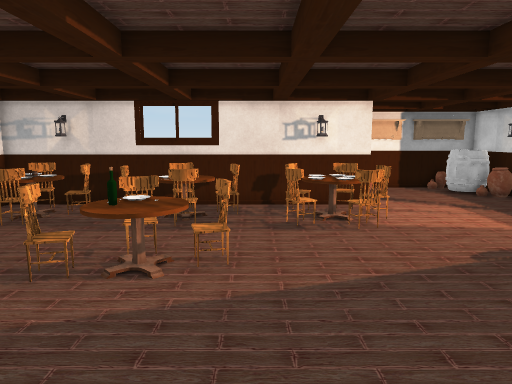
view 1 (above)

21 first-person views from a walk through a Unity game level. The camera is 1.4 m above the floor, tilts 8° down and sees 70° across. The floor is counted in squares, 0.5 m on a side. Each view is taken from the middle of a square. On the plan, view 1 faces up. The plan holds only what a view shows up to about 20 squares ahead; the rest is blank. Some surface patterns are stand-ins.

view 2
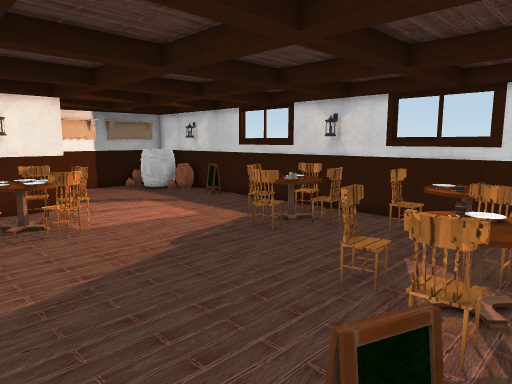

view 3
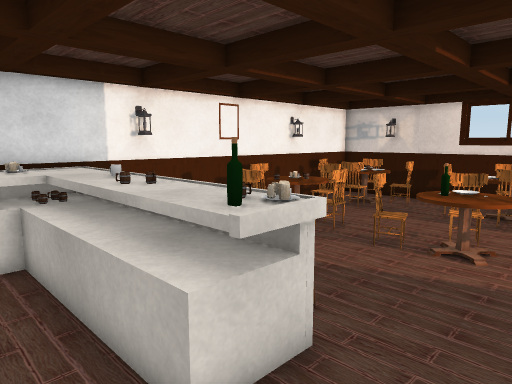

view 4
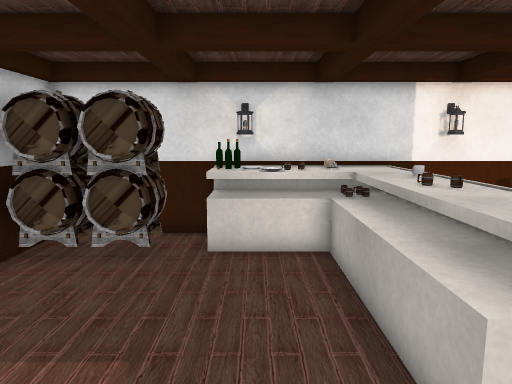

view 5
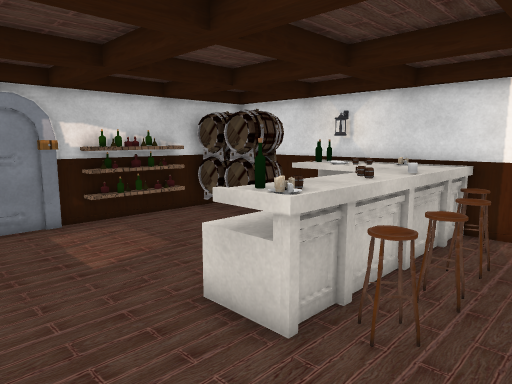

view 6
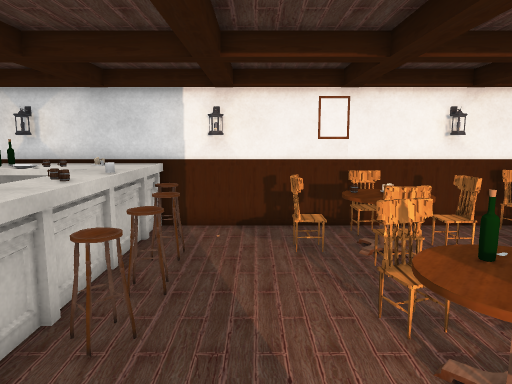

view 7
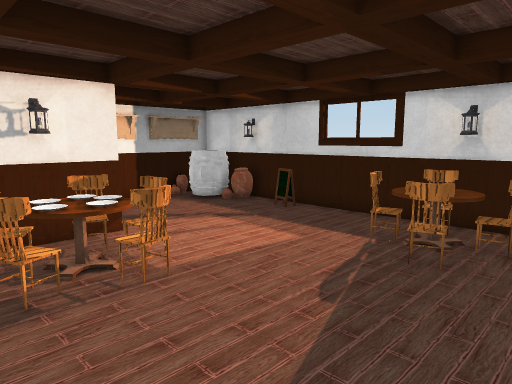

view 8
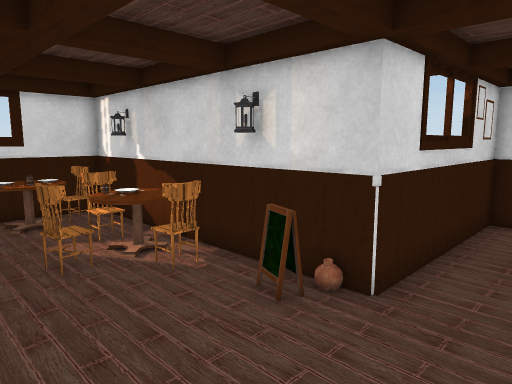

view 9
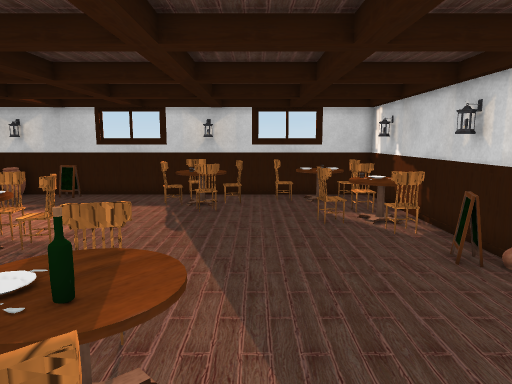

view 10
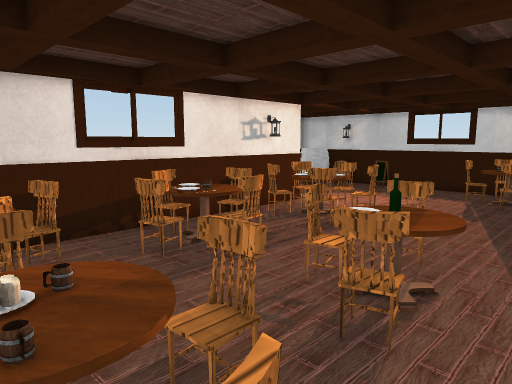

view 11
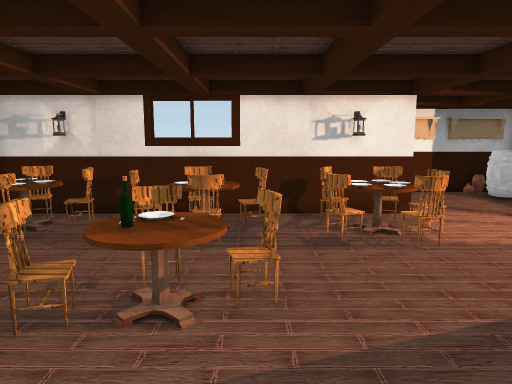

view 12
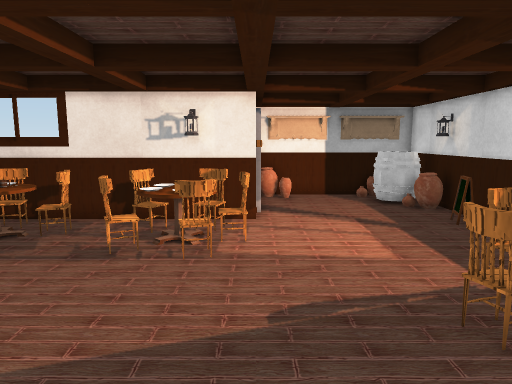

view 13
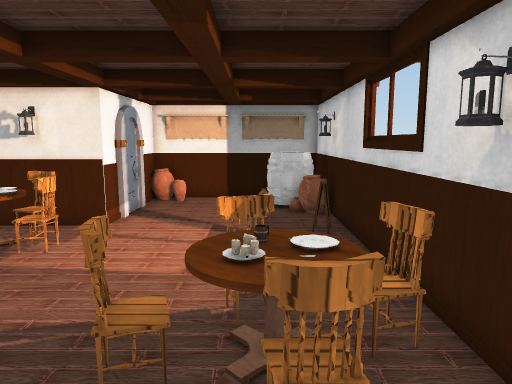

view 14
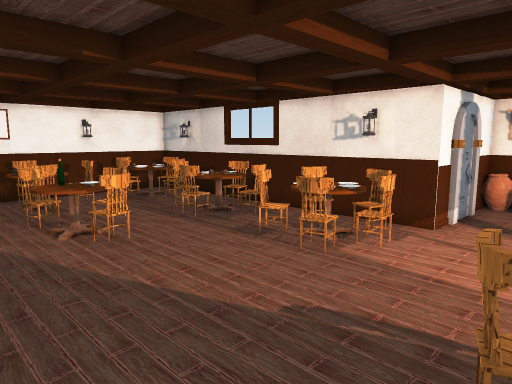

view 15
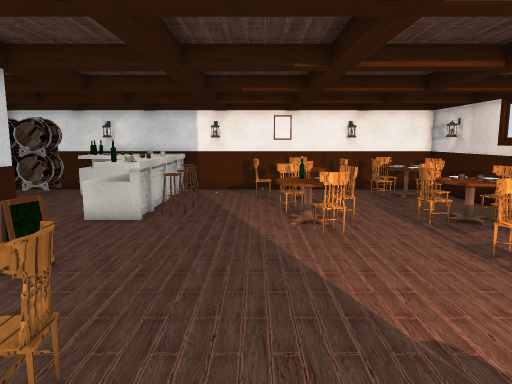

view 16
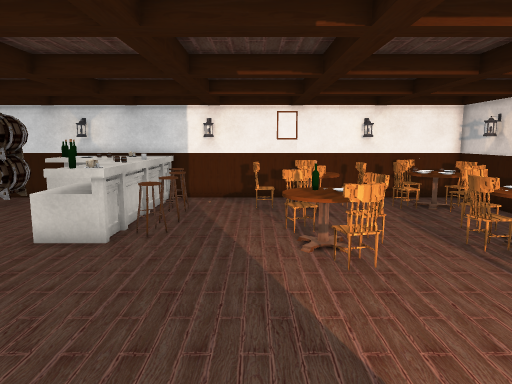

view 17
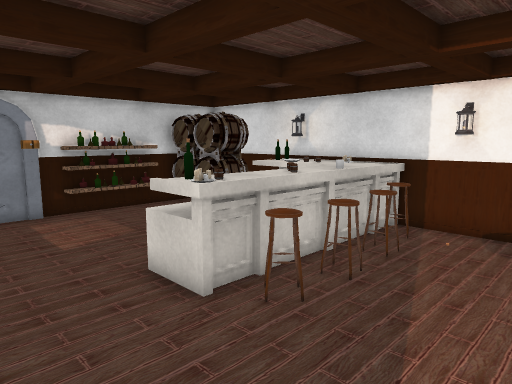

view 18
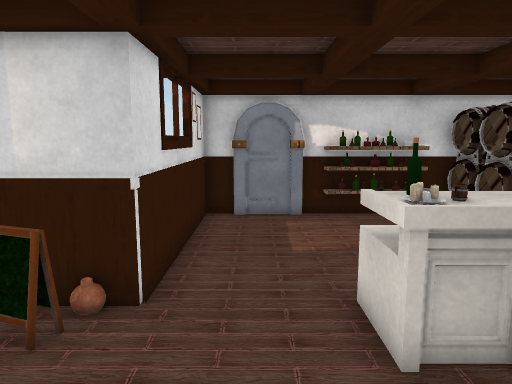

view 19
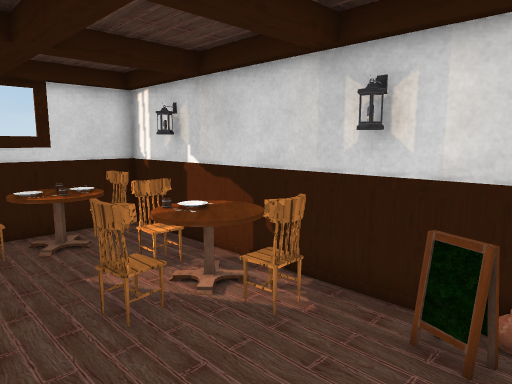

view 20
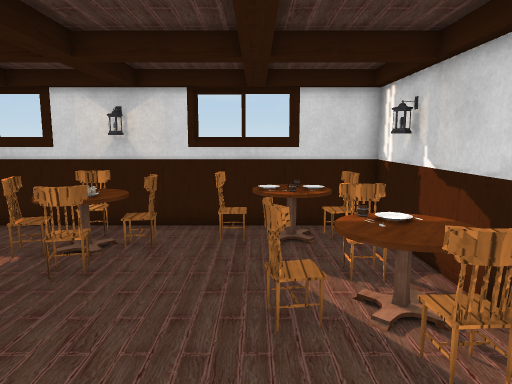

view 21
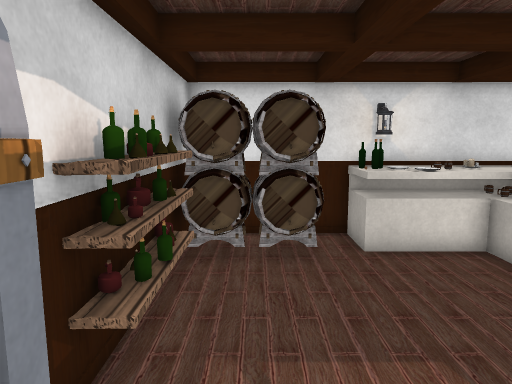

### Floor plan
Points are (right, up) in squares from view 1. A wall is a line through its corners. A room is listed if a view was taken in it or the views show most of it. See-through windows are left out.
Room 1 (views 1, 2, 3, 4, 5, 6, 7, 8, 9, 10, 11, 12, 13, 14, 15, 16, 17, 18, 19, 20, 21)
walls: (5, 17.2) (5, 16) (-11, 16) (-11, -6.4); (5, 19.4) (5, 17.9); (5.2, 19.7) (5.2, 17.1); (-0.3, -7.9) (1, -7.9) (1, 0) (13, 0) (13, 22) (5, 22) (5, 20.2); (-2.9, -7.7) (-0.1, -7.7); (-3.5, -7.9) (-2.8, -7.9); (-10.6, -7.9) (-6.4, -7.9)
objects: other object (-11, 13); other object (-10, -7) to (-8, -6); other object (-10, -5) to (-8, -4); other object (-10, -3); other object (-10, -2); other object (-10, -1); other object (-10, 0); other object (-10, 0) to (-3, 2); other object (-10, 2) to (-4, 3); other object (-10, 8); other object (-9, -7); other object (-9, -5); other object (-9, -3); other object (-9, -2) to (-9, -1); other object (-9, 6) to (-8, 6); other object (-9, 7) to (-7, 9); other object (-9, 8); other object (-9, 13); other object (-9, 14); other object (-9, 15); other object (-8, 1); other object (-8, 9); other object (-8, 10) to (-8, 11); other object (-8, 12); other object (-8, 13) to (-7, 13); other object (-8, 14); other object (-8, 15); other object (-7, -8) to (-4, -7); other object (-7, 14) to (-6, 14); other object (-6, -8); other object (-6, 1); other object (-6, 8); other object (-5, -8); other object (-5, 7) to (-5, 8); other object (-5, 13); other object (-4, 1); other object (-4, 7) to (-2, 8); other object (-4, 13) to (-4, 14); other object (-3, 1); other object (-3, 2); other object (-3, 8); other object (-3, 9); other object (-3, 12) to (-2, 12); other object (-3, 14); other object (-3, 15); other object (-2, 8); other object (-2, 9); other object (-2, 13) to (-2, 14); other object (-1, 8) to (-1, 9); other object (-1, 14); other object (1, 12); other object (1, 14) to (2, 15); other object (2, 1) to (3, 1); other object (2, 12); other object (2, 13); other object (2, 14); other object (3, 11) to (4, 12); other object (3, 12); other object (3, 13) to (4, 13); other object (3, 14); other object (3, 15) to (4, 15); other object (4, 14); other object (5, 1) to (5, 2); other object (5, 13) to (5, 14); other object (6, 1) to (8, 3); other object (6, 4) to (7, 4); other object (6, 21); other object (8, 2); other object (8, 8); other object (9, 1) to (9, 2); other object (9, 8) to (10, 9); other object (10, 3); other object (10, 7) to (11, 7); other object (10, 8); other object (10, 10); other object (11, 1); other object (11, 3); other object (11, 5) to (12, 5); other object (11, 8); other object (11, 9); other object (11, 19) to (12, 20); other object (12, 4); other object (12, 9); other object (12, 15) to (12, 16); other object (12, 18)

Positions as (right, up) in squares from view 1, and headings:
1: (0, 0), facing up
2: (0, 0), facing up-right
3: (0, -2), facing up-left
4: (0, -2), facing left
5: (1, 5), facing down-left
6: (1, 5), facing left
7: (0, 5), facing up-right
8: (-2, 6), facing down-right
9: (-6, 6), facing right
10: (-9, 5), facing up-right
11: (-1, 2), facing up
12: (5, 3), facing up
13: (10, 4), facing up
14: (9, 4), facing up-left
15: (10, 6), facing left
16: (7, 6), facing left
17: (1, 7), facing down-left
18: (-1, 6), facing down
19: (1, 6), facing down-right
20: (1, 4), facing right
21: (0, -6), facing left
